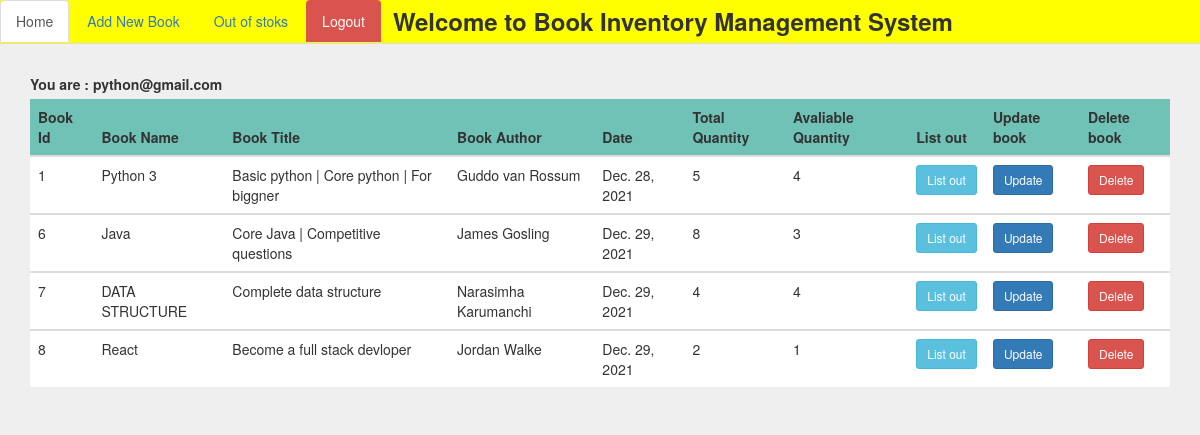
Page /library/ (signed in) on the committed database.
### accounts/models.py (models this page shows)
class User(AbstractBaseUser,PermissionsMixin):
    name=models.CharField(max_length=50,null=True,blank=True)
    email=models.EmailField(max_length=50,unique=True,blank=False,null=False)
    mobile=models.CharField(max_length=10,blank=True,null=True)
    status = models.BooleanField(default=True)
    is_staff = models.BooleanField(default=False)
    is_active = models.BooleanField(default=True)
    USERNAME_FIELD = 'email'
    REQUIRED_FIELDS = []
    objects = CustomerUserManager()

### book_inventory/models.py (models this page shows, shortened)
class Books(models.Model):
    bname = models.CharField(max_length=40)
    b_title = models.CharField(max_length=150)
    b_author = models.CharField(max_length=40)
    publish_date = models.DateField(default=datetime.date.today())
    total_quantity = models.BigIntegerField(max_length=5)
    aval_quantity = models.BigIntegerField(max_length=5,null=True,blank=True)

### book_inventory/views.py (the view)
# urls.py: path('',views.store),
def store(request):
    if request.user.is_authenticated:
        data = Books.objects.filter(aval_quantity__gte=1)
        return render(request, 'store.html', {'data': data})
    else:
        return HttpResponse("<center>Invailed user login first<br><a href="'/login/'">Login</a>")

### book_inventory/templates/store.html (shortened to what this page needs)
{% extends "base.html" %}
{% block body %}
<ul class="nav nav-tabs" style="background-color:yellow;margin-top:-20px">
    <li class="active"><a data-toggle="tab" href="#home">Home</a></li>
    <li><a href="/library/create/">Add New Book</a></li>
    <li><a href="/library/outstoks/">Out of stoks</a></li>
    <li><a class="btn btn-danger" href="/logout/">Logout</a></li>
    <li style="margin-left:10px;margin-top:-12px"><h3><b>
        Welcome to Book Inventory Management System</b></h3></li>
</ul>
<div class="container" style="margin-top:30px">
    <table class="table table-hover" style="background-color:white;">
        <label class="">You are : {{request.user}}</label>
        <thead style="background-color:#1989;">
        <tr>
            <th>Book Id</th>
            <th>Book Name</th>
            <th>Book Title</th>
            <th>Book Author</th>
            <th>Date</th>
            <th>Total Quantity</th>
            <th>Avaliable Quantity</th>
            <th>List out</th>
            <th>Update book</th>
            <th>Delete book</th>
        </tr>
        </thead>
        {% for i in data %}
        <tbody>
        <tr>
            <td>{{i.id}}</td>
            <td>{{i.bname}}</td>
            <td>{{i.b_title}}</td>
            <td>{{i.b_author}}</td>
            <td>{{i.publish_date}}</td>
            <td>{{i.total_quantity}}</td>
            <td>{{i.aval_quantity}}</td>
            <td><a class="btn btn-info btn-sm" href="/library/listout/{{i.id}}">List out</a></td>
            <td><a class="btn btn-primary btn-sm" href="/library/edit/{{i.id}}">Update</a></td>
            <td><a class="btn btn-danger btn-sm" href="/library/deletebook/{{i.id}}">Delete</a></td>
        </tr>
        </tbody>
        {% endfor %}
    </table>
</div>
{% endblock %}

### accounts/templates/base.html (shortened to what this page needs)
<!DOCTYPE html>
<html lang="en">
<head>
   <link rel="stylesheet" href="https://maxcdn.bootstrapcdn.com/bootstrap/3.4.1/css/bootstrap.min.css">
    <link rel="stylesheet" href="/static/css/style.css">
</head>
<body style="background:#1111">
{% block body %}
{% endblock %}
</body>
</html>

### rows in the picture
User: user "python@gmail.com"
Books: id "1", bname "Python 3", b_title "Basic python | Core python | For biggner", b_author "Guddo van Rossum", publish_date "Dec. 28, 2021", total_quantity "5", aval_quantity "4"
Books: id "6", bname "Java", b_title "Core Java | Competitive questions", b_author "James Gosling", publish_date "Dec. 29, 2021", total_quantity "8", aval_quantity "3"
Books: id "7", bname "DATA STRUCTURE", b_title "Complete data structure", b_author "Narasimha Karumanchi", publish_date "Dec. 29, 2021", total_quantity "4", aval_quantity "4"
Books: id "8", bname "React", b_title "Become a full stack devloper", b_author "Jordan Walke", publish_date "Dec. 29, 2021", total_quantity "2", aval_quantity "1"
